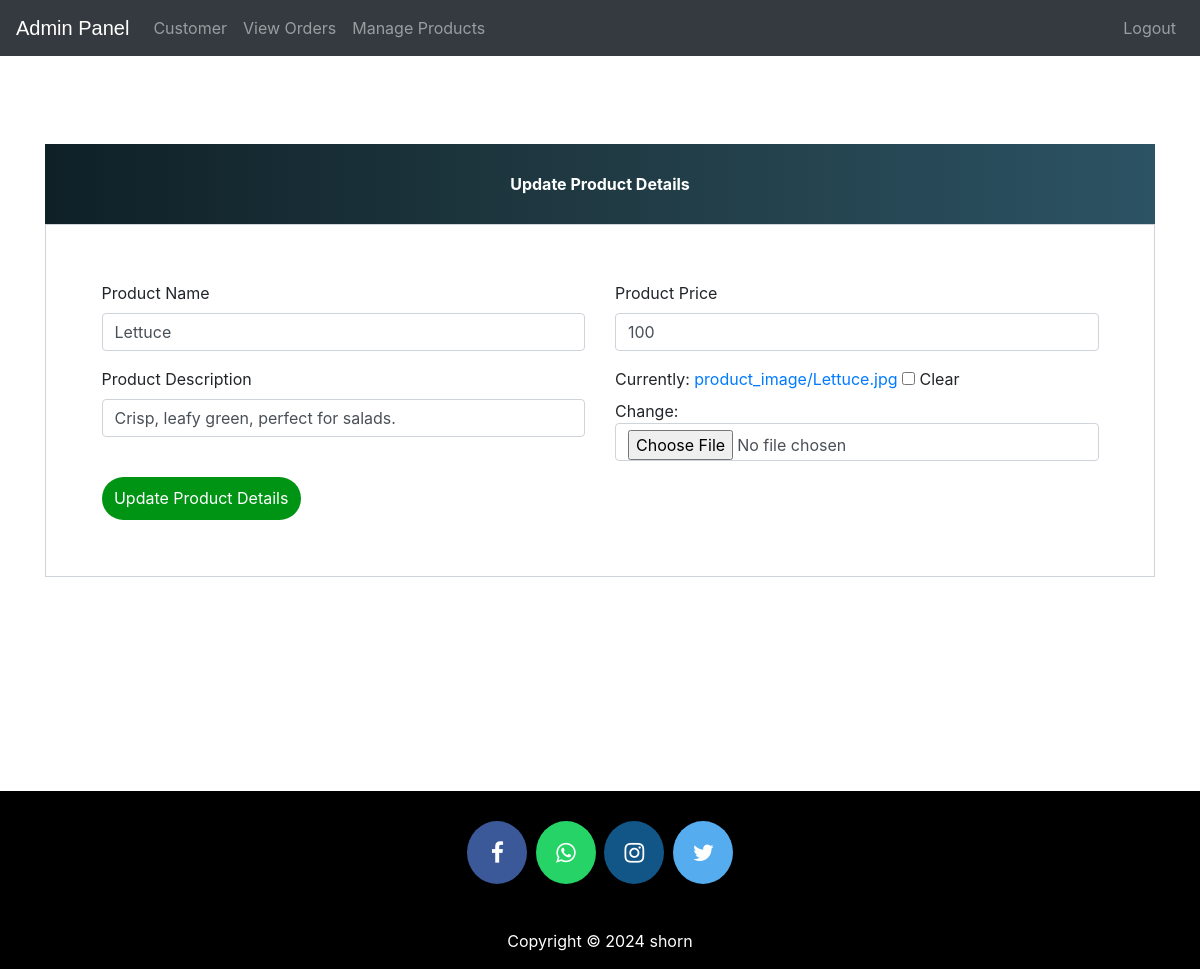
Screenshot of /update-product/4 (signed in) with the database file from the repository.
### agriculture/models.py (models this page shows, shortened)
class Product(models.Model):
    name=models.CharField(max_length=40)
    product_image= models.ImageField(upload_to='product_image/',null=True,blank=True)
    price = models.PositiveIntegerField()
    description=models.CharField(max_length=40)

### agriculture/views.py (the view)
# urls.py: path('update-product/<int:pk>', views.update_product_view,name='update-product'),
@login_required(login_url='adminlogin')
def update_product_view(request,pk):
    product=models.Product.objects.get(id=pk)
    productForm=forms.ProductForm(instance=product)
    if request.method=='POST':
        productForm=forms.ProductForm(request.POST,request.FILES,instance=product)
        if productForm.is_valid():
            productForm.save()
            return redirect('admin-products')
    return render(request,'agriculture/admin_update_product.html',{'productForm':productForm})

### agriculture/forms.py
class ProductForm(forms.ModelForm):
    class Meta:
        model=models.Product
        fields=['name','price','description','product_image']

### agriculture/templates/agriculture/admin_update_product.html (shortened to what this page needs)
{% extends 'agriculture/admin_base.html' %}
{% load widget_tweaks %}
{% block content %}
<head>
  <link href="//maxcdn.bootstrapcdn.com/bootstrap/4.1.1/css/bootstrap.min.css" rel="stylesheet" id="bootstrap-css">
</head>
<br><br><br><br><br><br>
<form method="post" enctype="multipart/form-data">
  <div class="container register-form">
    <div class="form">
      <div class="note">
        <p>Update Product Details</p>
      </div>
      <div class="form-content">
        <div class="row">
          <div class="col-md-6">
            <div class="form-group">
              <label for="">Product Name</label>
              {% render_field productForm.name class="form-control" placeholder="Product Name" %}
            </div>
            <div class="form-group">
              <label for="">Product Description</label>
              {% render_field productForm.description class="form-control" placeholder="Description" %}
            </div>
          </div>
          <div class="col-md-6">
            <div class="form-group">
              <label for="">Product Price</label>
              {% render_field productForm.price class="form-control" placeholder="Price" %}
            </div>
            <div class="form-group">
              {% render_field productForm.product_image class="form-control" placeholder="product_image" %}
            </div>
          </div>
        </div>
        <button type="submit" class="btnSubmit">Update Product Details</button>
      </div>
    </div>
  </div>
</form>
{% endblock content %}

### agriculture/templates/agriculture/admin_base.html (style rules this page uses)
p { text-align: center; }

### agriculture/templates/agriculture/admin_update_product.html (style rules this page uses)
a:link { text-decoration: none; }
.note { text-align: center; height: 80px; background: #0F2027; background: -webkit-linear-gradient(to left, #2C5364, #203A43, #0F2027); background: linear-gradient(to left, #2C5364, #203A43, #0F2027); color: #fff; font-weight: bold; line-height: 80px; }
.form-content { padding: 5%; border: 1px solid #ced4da; margin-bottom: 2%; }
.form-control { border-radius: 1.5rem; }
.btnSubmit { border: none; border-radius: 1.5rem; padding: 1%; width: 20%; cursor: pointer; background: #009414; color: #fff; }

### rows the page displays
Product: name "Lettuce", description "Crisp, leafy green, perfect for salads.", price "100"
